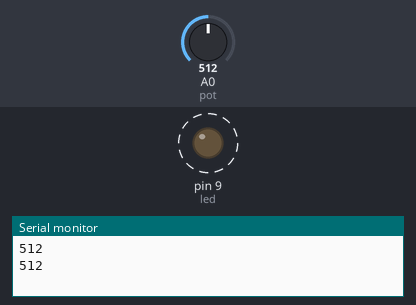
Bench run of a sketch on a simulated Arduino Uno, built with avr-gcc and run on an emulated ATmega328P. Shown: output pins drawn as LEDs (lit = HIGH), the last lines printed to the serial monitor. Dashed ring = blinking. The inputs (shaded band) are chosen by the test bench; at power-on: A0 (pot) = 512.

Above: at 1.8 s.
1.9 s: A0 (pot) set to 306
At 2.2 s:
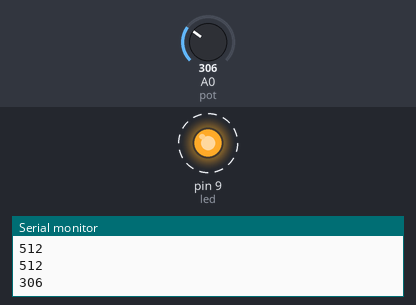
5.4 s: A0 (pot) set to 122
At 5.56 s:
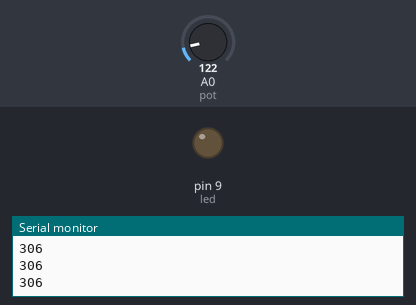
Timing chart, 0 to 14.9 s (numbered marks = the images above; inputs shaded):
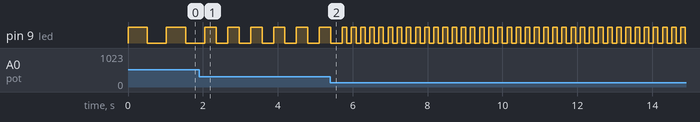

The sketch:

sketch6se_anAnalgogica_sep04b.ino
```cpp
#define pot A0
#define led 9

int valorPot = 0;

void setup() {
  pinMode(led, OUTPUT);
  Serial.begin(9600);
}

void loop() {
  valorPot = analogRead(pot);
  //Serial.print("Valor del potenciómetro");
  Serial.println(valorPot);
  digitalWrite(led, HIGH);
  delay(valorPot);
  digitalWrite(led, LOW);
  delay(valorPot);
}
```

Measured:
- after the input at 1.9 s, pin 9 (led): alternates HIGH for 0.31 s and LOW for 0.31 s, starting after 0.46 s
- by itself, pin 9 (led): alternates HIGH for 0.51 s and LOW for 0.51 s
